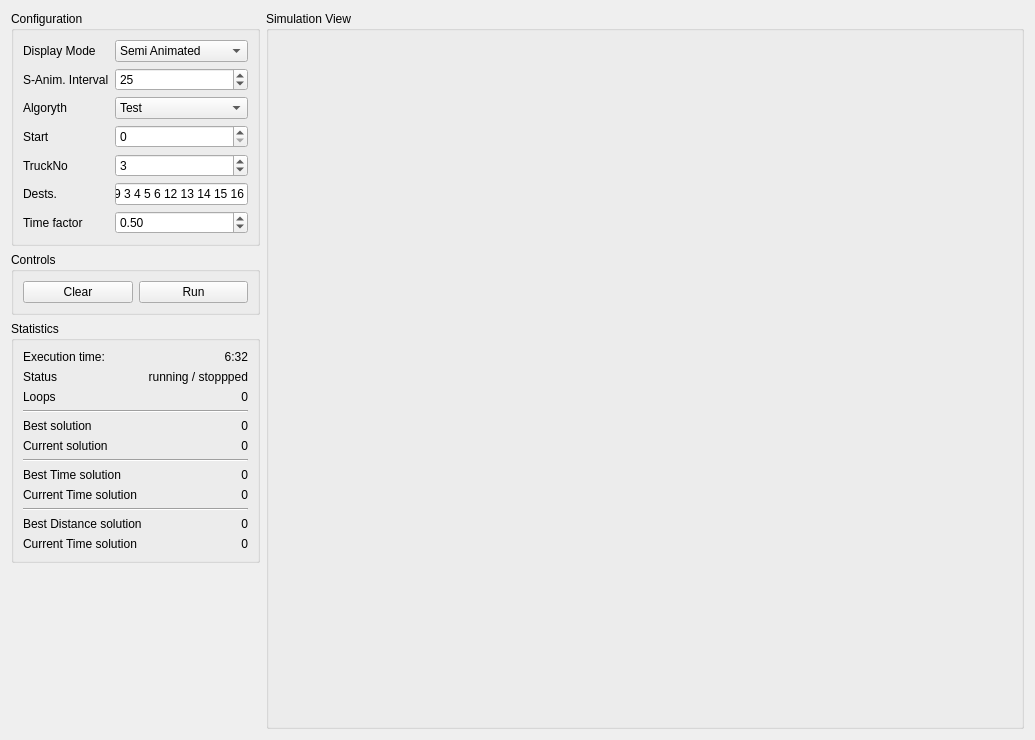
<?xml version="1.0" encoding="UTF-8"?>
<ui version="4.0">
 <class>Simulation</class>
 <widget class="QWidget" name="Simulation">
  <property name="geometry">
   <rect>
    <x>0</x>
    <y>0</y>
    <width>1035</width>
    <height>740</height>
   </rect>
  </property>
  <property name="windowTitle">
   <string>Form</string>
  </property>
  <layout class="QFormLayout" name="formLayout_3">
   <item row="0" column="0">
    <layout class="QVBoxLayout" name="verticalLayout">
     <item>
      <widget class="QGroupBox" name="groupBox">
       <property name="title">
        <string>Configuration</string>
       </property>
       <layout class="QFormLayout" name="formLayout">
        <item row="0" column="0">
         <widget class="QLabel" name="label">
          <property name="text">
           <string>Display Mode</string>
          </property>
         </widget>
        </item>
        <item row="0" column="1">
         <widget class="QComboBox" name="displayModeComboBox">
          <property name="currentIndex">
           <number>1</number>
          </property>
          <item>
           <property name="text">
            <string>Full animated</string>
           </property>
          </item>
          <item>
           <property name="text">
            <string>Semi Animated</string>
           </property>
          </item>
          <item>
           <property name="text">
            <string>Quiet</string>
           </property>
          </item>
         </widget>
        </item>
        <item row="2" column="0">
         <widget class="QLabel" name="label_3">
          <property name="text">
           <string>S-Anim. Interval</string>
          </property>
         </widget>
        </item>
        <item row="2" column="1">
         <widget class="QSpinBox" name="semiAnimationIntervalSpinBox">
          <property name="minimum">
           <number>1</number>
          </property>
          <property name="maximum">
           <number>9999999</number>
          </property>
          <property name="value">
           <number>25</number>
          </property>
         </widget>
        </item>
        <item row="4" column="0">
         <widget class="QLabel" name="label_8">
          <property name="text">
           <string>Algoryth</string>
          </property>
         </widget>
        </item>
        <item row="4" column="1">
         <widget class="QComboBox" name="algorythmComboBox">
          <property name="currentIndex">
           <number>0</number>
          </property>
          <item>
           <property name="text">
            <string>Test</string>
           </property>
          </item>
          <item>
           <property name="text">
            <string>Genetic</string>
           </property>
          </item>
          <item>
           <property name="text">
            <string>Bruteforce</string>
           </property>
          </item>
          <item>
           <property name="text">
            <string>Nearest N.</string>
           </property>
          </item>
         </widget>
        </item>
        <item row="6" column="0">
         <widget class="QLabel" name="label_15">
          <property name="text">
           <string>Start</string>
          </property>
         </widget>
        </item>
        <item row="6" column="1">
         <widget class="QSpinBox" name="startVertex">
          <property name="minimum">
           <number>0</number>
          </property>
          <property name="maximum">
           <number>9999999</number>
          </property>
         </widget>
        </item>
        <item row="8" column="0">
         <widget class="QLabel" name="label_16">
          <property name="text">
           <string>TruckNo</string>
          </property>
         </widget>
        </item>
        <item row="10" column="0">
         <widget class="QLabel" name="label_17">
          <property name="text">
           <string>Dests.</string>
          </property>
         </widget>
        </item>
        <item row="12" column="0">
         <widget class="QLabel" name="label_18">
          <property name="text">
           <string>Time factor</string>
          </property>
         </widget>
        </item>
        <item row="8" column="1">
         <widget class="QSpinBox" name="truckNo">
          <property name="minimum">
           <number>1</number>
          </property>
          <property name="maximum">
           <number>9999999</number>
          </property>
          <property name="value">
           <number>3</number>
          </property>
         </widget>
        </item>
        <item row="10" column="1">
         <widget class="QLineEdit" name="destinations">
          <property name="text">
           <string>9 3 4 5 6 12 13 14 15 16</string>
          </property>
         </widget>
        </item>
        <item row="12" column="1">
         <widget class="QDoubleSpinBox" name="timeFactor">
          <property name="maximum">
           <double>1.000000000000000</double>
          </property>
          <property name="singleStep">
           <double>0.010000000000000</double>
          </property>
          <property name="value">
           <double>0.500000000000000</double>
          </property>
         </widget>
        </item>
       </layout>
      </widget>
     </item>
     <item>
      <widget class="QGroupBox" name="groupBox_4">
       <property name="title">
        <string>Controls</string>
       </property>
       <layout class="QGridLayout" name="gridLayout">
        <item row="0" column="1">
         <widget class="QPushButton" name="runAlgorithm">
          <property name="text">
           <string>Run</string>
          </property>
         </widget>
        </item>
        <item row="0" column="0">
         <widget class="QPushButton" name="clear">
          <property name="text">
           <string>Clear</string>
          </property>
         </widget>
        </item>
       </layout>
      </widget>
     </item>
     <item>
      <widget class="QGroupBox" name="groupBox_3">
       <property name="title">
        <string>Statistics</string>
       </property>
       <layout class="QFormLayout" name="formLayout_2">
        <item row="0" column="0">
         <widget class="QLabel" name="label_2">
          <property name="text">
           <string>Execution time:</string>
          </property>
         </widget>
        </item>
        <item row="2" column="0">
         <widget class="QLabel" name="label_5">
          <property name="text">
           <string>Status</string>
          </property>
         </widget>
        </item>
        <item row="4" column="0">
         <widget class="QLabel" name="label_6">
          <property name="text">
           <string>Loops</string>
          </property>
         </widget>
        </item>
        <item row="6" column="0" colspan="2">
         <widget class="Line" name="line">
          <property name="orientation">
           <enum>Qt::Horizontal</enum>
          </property>
         </widget>
        </item>
        <item row="8" column="0">
         <widget class="QLabel" name="label_9">
          <property name="text">
           <string>Best solution</string>
          </property>
         </widget>
        </item>
        <item row="10" column="0">
         <widget class="QLabel" name="label_11">
          <property name="text">
           <string>Current solution</string>
          </property>
         </widget>
        </item>
        <item row="12" column="0" colspan="2">
         <widget class="Line" name="line_2">
          <property name="orientation">
           <enum>Qt::Horizontal</enum>
          </property>
         </widget>
        </item>
        <item row="14" column="0">
         <widget class="QLabel" name="label_10">
          <property name="text">
           <string>Best Time solution</string>
          </property>
         </widget>
        </item>
        <item row="16" column="0">
         <widget class="QLabel" name="label_12">
          <property name="text">
           <string>Current Time solution</string>
          </property>
         </widget>
        </item>
        <item row="18" column="0" colspan="2">
         <widget class="Line" name="line_3">
          <property name="orientation">
           <enum>Qt::Horizontal</enum>
          </property>
         </widget>
        </item>
        <item row="20" column="0">
         <widget class="QLabel" name="label_14">
          <property name="text">
           <string>Best Distance solution</string>
          </property>
         </widget>
        </item>
        <item row="20" column="1">
         <widget class="QLabel" name="bestDistanceSolutionLabel">
          <property name="text">
           <string>0</string>
          </property>
          <property name="alignment">
           <set>Qt::AlignRight|Qt::AlignTrailing|Qt::AlignVCenter</set>
          </property>
         </widget>
        </item>
        <item row="22" column="0">
         <widget class="QLabel" name="label_13">
          <property name="text">
           <string>Current Time solution</string>
          </property>
         </widget>
        </item>
        <item row="22" column="1">
         <widget class="QLabel" name="currentDistanceSolutionLabel">
          <property name="text">
           <string>0</string>
          </property>
          <property name="alignment">
           <set>Qt::AlignRight|Qt::AlignTrailing|Qt::AlignVCenter</set>
          </property>
         </widget>
        </item>
        <item row="2" column="1">
         <widget class="QLabel" name="statusLabel">
          <property name="text">
           <string>running / stoppped</string>
          </property>
          <property name="alignment">
           <set>Qt::AlignRight|Qt::AlignTrailing|Qt::AlignVCenter</set>
          </property>
         </widget>
        </item>
        <item row="0" column="1">
         <widget class="QLabel" name="executionTimeLabel">
          <property name="text">
           <string>6:32</string>
          </property>
          <property name="alignment">
           <set>Qt::AlignRight|Qt::AlignTrailing|Qt::AlignVCenter</set>
          </property>
         </widget>
        </item>
        <item row="4" column="1">
         <widget class="QLabel" name="loopsLabel">
          <property name="text">
           <string>0</string>
          </property>
          <property name="alignment">
           <set>Qt::AlignRight|Qt::AlignTrailing|Qt::AlignVCenter</set>
          </property>
         </widget>
        </item>
        <item row="8" column="1">
         <widget class="QLabel" name="bestSolutionLabel">
          <property name="text">
           <string>0</string>
          </property>
          <property name="alignment">
           <set>Qt::AlignRight|Qt::AlignTrailing|Qt::AlignVCenter</set>
          </property>
         </widget>
        </item>
        <item row="10" column="1">
         <widget class="QLabel" name="currentSolutionLabel">
          <property name="text">
           <string>0</string>
          </property>
          <property name="alignment">
           <set>Qt::AlignRight|Qt::AlignTrailing|Qt::AlignVCenter</set>
          </property>
         </widget>
        </item>
        <item row="14" column="1">
         <widget class="QLabel" name="bestTimeSolutionLabel">
          <property name="text">
           <string>0</string>
          </property>
          <property name="alignment">
           <set>Qt::AlignRight|Qt::AlignTrailing|Qt::AlignVCenter</set>
          </property>
         </widget>
        </item>
        <item row="16" column="1">
         <widget class="QLabel" name="currentTimeSolutionLabel">
          <property name="text">
           <string>0</string>
          </property>
          <property name="alignment">
           <set>Qt::AlignRight|Qt::AlignTrailing|Qt::AlignVCenter</set>
          </property>
         </widget>
        </item>
       </layout>
      </widget>
     </item>
     <item>
      <spacer name="verticalSpacer">
       <property name="orientation">
        <enum>Qt::Vertical</enum>
       </property>
       <property name="sizeHint" stdset="0">
        <size>
         <width>20</width>
         <height>40</height>
        </size>
       </property>
      </spacer>
     </item>
    </layout>
   </item>
   <item row="0" column="1">
    <widget class="QGroupBox" name="simulationView">
     <property name="title">
      <string>Simulation View</string>
     </property>
     <layout class="QVBoxLayout" name="verticalLayout_3"/>
    </widget>
   </item>
  </layout>
 </widget>
 <resources/>
 <connections/>
</ui>
